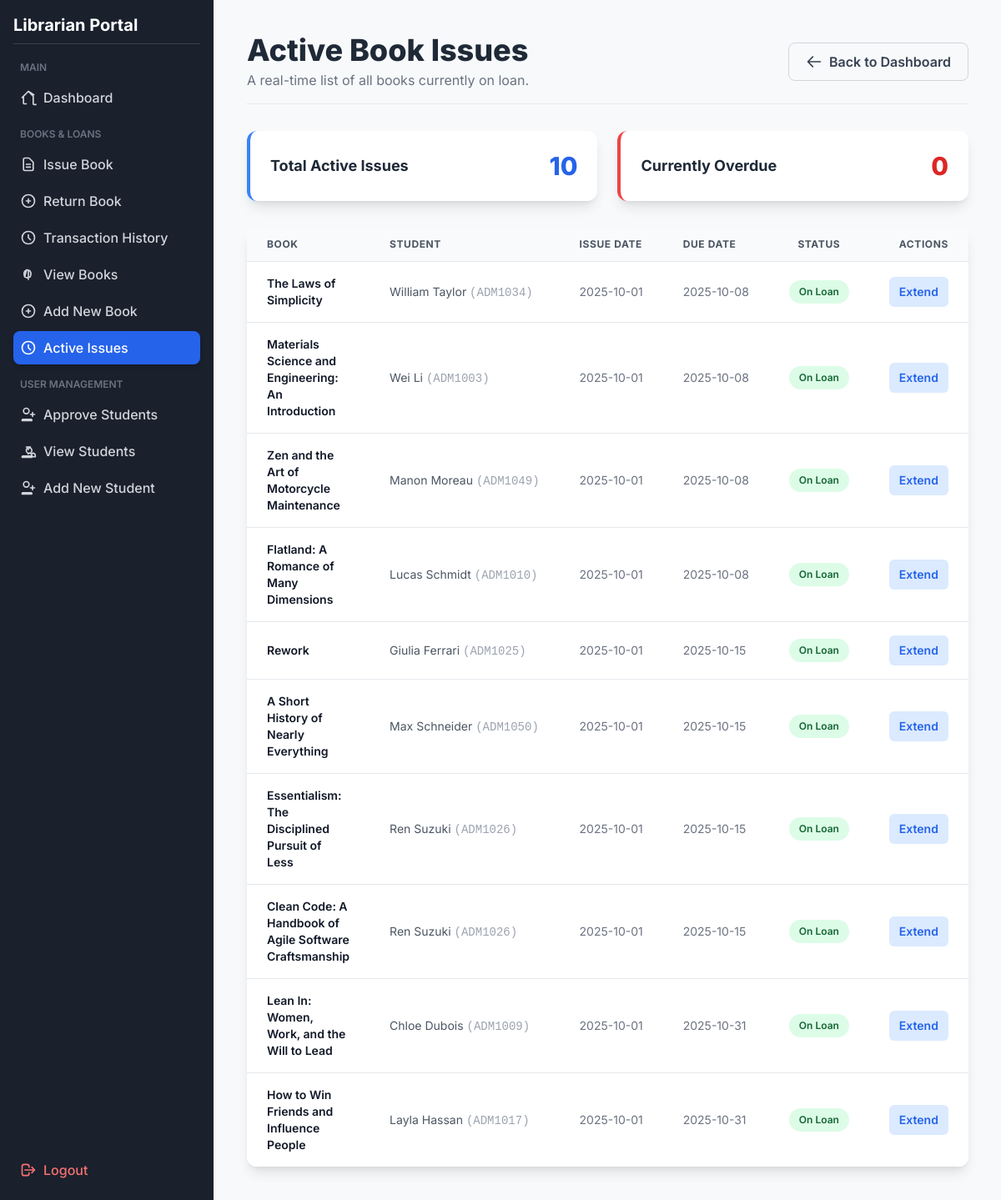
/active_issues (signed in), run on the app's committed database.
### tables this page shows
CREATE TABLE transactions (
                            id INTEGER PRIMARY KEY AUTOINCREMENT,
                            book_id INTEGER, 
                            student_id INTEGER, 
                            issue_date TEXT NOT NULL,
                            due_date TEXT NOT NULL,  
                            return_date TEXT,
                            FOREIGN KEY(book_id) REFERENCES books(id) ON DELETE SET NULL,
                            FOREIGN KEY(student_id) REFERENCES students(id) ON DELETE SET NULL
                        );

### app.py (the view)
@app.route("/active_issues")
@login_required
def active_issues():
    with get_connection() as conn:
        transactions = conn.execute("""SELECT t.id, t.student_id, t.issue_date, t.due_date,
                                           COALESCE(b.name, '[DELETED BOOK]') AS book_name,
                                           COALESCE(s.name, '[DELETED STUDENT]') AS student_name,
                                           COALESCE(s.admission_no, 'N/A') AS admission_no,
                                           COALESCE(s.batch, '-') AS batch
                                           FROM transactions t
                                           LEFT JOIN books b ON t.book_id = b.id
                                           LEFT JOIN students s ON t.student_id = s.id
                                           WHERE t.return_date IS NULL
                                           ORDER BY t.due_date ASC""").fetchall()
    today_str = date.today().strftime('%Y-%m-%d')
    transactions_list = []
    for t in transactions:
        t_dict = dict(t)
        t_dict['is_overdue'] = t_dict['due_date'] < today_str
        transactions_list.append(t_dict)
    return render_template("active_issues.html", transactions=transactions_list)

### app.py (called while the page is built)
def get_connection():
    return SQLiteContext(DB_NAME)

def login_required(f):
    @wraps(f)
    def decorated_function(*args, **kwargs):
        if not session.get('logged_in'):
            flash('Please log in to access this page.', 'danger')
            return redirect(url_for('login'))
        return f(*args, **kwargs)
    return decorated_function

@app.context_processor
def inject_pending_count():
    with get_connection() as conn:
        try:
            count = conn.execute("SELECT COUNT(id) FROM students_auth WHERE is_approved = 0").fetchone()[0]
            return dict(pending_count=count)
        except:
            return dict(pending_count=0)

    def __enter__(self):
        self.conn = sqlite3.connect(self.db_name)
        self.conn.row_factory = sqlite3.Row
        self.conn.execute('PRAGMA foreign_keys = ON;')
        return self.conn

    def __exit__(self, exc_type, exc_val, exc_tb):
        if exc_type is None and self.conn:
            self.conn.commit()
        if self.conn:
            self.conn.close()
        return False

### templates/active_issues.html (shortened to what this page needs)
<!DOCTYPE html>
<html lang="en">
<head>
    <script src="https://cdn.tailwindcss.com"></script>
</head>
<body class="min-h-screen">
    <div class="md:flex">
        <div class="sidebar w-full md:w-64 p-4 flex-shrink-0 md:flex md:flex-col md:h-screen md:sticky md:top-0">
            <div class="flex-grow">
                <h2 class="text-xl font-bold text-white mb-4 border-b border-gray-700 pb-2">Librarian Portal</h2>
                <nav class="flex flex-col space-y-1">
                    <span class="text-xs uppercase text-gray-500 px-2 pt-1 pb-1 font-semibold block">Main</span>
                    <a href="{{ url_for('index') }}" class="nav-link flex items-center p-2 rounded-lg text-gray-300 font-medium">
                        <svg class="w-5 h-5 mr-2" fill="none" stroke="currentColor" viewBox="0 0 24 24"><path stroke-linecap="round" stroke-linejoin="round" stroke-width="2" d="M3 12l2-2m0 0l7-7 7 7M5 10v10a1 1 0 001 1h3m10-10v10a1 1 0 001 1h3m-3-14L12 3l-7 7"></path></svg>
                        Dashboard
                    </a>
                    <span class="text-xs uppercase text-gray-500 px-2 pt-3 pb-1 font-semibold block">Books & Loans</span>
                    <a href="{{ url_for('issue_book') }}" class="nav-link flex items-center p-2 rounded-lg text-gray-300 font-medium">
                        <svg class="w-5 h-5 mr-2" fill="none" stroke="currentColor" viewBox="0 0 24 24"><path stroke-linecap="round" stroke-linejoin="round" stroke-width="2" d="M9 12h6m-6 4h6m2 5H7a2 2 0 01-2-2V5a2 2 0 012-2h5.586a1 1 0 01.707.293l5.414 5.414a1 1 0 01.293.707V19a2 2 0 01-2 2z"></path></svg>
                        Issue Book
                    </a>
                    <a href="{{ url_for('return_book') }}" class="nav-link flex items-center p-2 rounded-lg text-gray-300 font-medium">
                        <svg class="w-5 h-5 mr-2" fill="none" stroke="currentColor" viewBox="0 0 24 24"><path stroke-linecap="round" stroke-linejoin="round" stroke-width="2" d="M12 9v3m0 0v3m0-3h3m-3 0H9m12 0a9 9 0 11-18 0 9 9 0 0118 0z"></path></svg>
                        Return Book
                    </a>
                    <a href="{{ url_for('transaction_history') }}" class="nav-link flex items-center p-2 rounded-lg text-gray-300 font-medium">
                        <svg class="w-5 h-5 mr-2" fill="none" stroke="currentColor" viewBox="0 0 24 24"><path stroke-linecap="round" stroke-linejoin="round" stroke-width="2" d="M12 8v4l3 3m6-3a9 9 0 11-18 0 9 9 0 0118 0z"></path></svg>
                        Transaction History
                    </a>
                    <a href="{{ url_for('view_books') }}" class="nav-link flex items-center p-2 rounded-lg text-gray-300 font-medium">
                        View Books
                    </a>
                    <a href="{{ url_for('add_book') }}" class="nav-link flex items-center p-2 rounded-lg text-gray-300 font-medium">
                        <svg class="w-5 h-5 mr-2" fill="none" stroke="currentColor" viewBox="0 0 24 24"><path stroke-linecap="round" stroke-linejoin="round" stroke-width="2" d="M12 9v3m0 0v3m0-3h3m-3 0H9m12 0a9 9 0 11-18 0 9 9 0 0118 0z"></path></svg>
                        Add New Book
                    </a>
                    <a href="{{ url_for('active_issues') }}" class="nav-link-active flex items-center p-2 rounded-lg text-white bg-blue-600 font-medium shadow-md">
                        <svg class="w-5 h-5 mr-2" fill="none" stroke="currentColor" viewBox="0 0 24 24"><path stroke-linecap="round" stroke-linejoin="round" stroke-width="2" d="M12 8v4l3 3m6-3a9 9 0 11-18 0 9 9 0 0118 0z"></path></svg>
                        Active Issues
                    </a>
                    <span class="text-xs uppercase text-gray-500 px-2 pt-3 pb-1 font-semibold block">User Management</span>
                    <a href="{{ url_for('approve_students') }}" class="nav-link flex items-center p-2 rounded-lg text-gray-300 font-medium">
                         <svg class="w-5 h-5 mr-2" fill="none" stroke="currentColor" viewBox="0 0 24 24"><path stroke-linecap="round" stroke-linejoin="round" stroke-width="2" d="M18 9v3m0 0v3m0-3h3m-3 0h-3m-2-5a4 4 0 11-8 0 4 4 0 018 0zM3 20a1 1 0 011-1h12a1 1 0 011 1v1h-14v-1z"></path></svg>
                        <span>Approve Students</span>
                    </a>
                    <a href="{{ url_for('view_students') }}" class="nav-link flex items-center p-2 rounded-lg text-gray-300 font-medium">
                        <svg class="w-5 h-5 mr-2" fill="none" stroke="currentColor" viewBox="0 0 24 24"><path stroke-linecap="round" stroke-linejoin="round" stroke-width="2" d="M17 20h5v-2a3 3 0 00-5.356-1.857M17 20v-2a3 3 0 00-5.356-1.857M12 10V6M9 6h6m2 5a4 4 0 11-8 0 4 4 0 018 0zM3 20a1 1 0 011-1h12a1 1 0 011 1v1h-14v-1z"></path></svg>
                        View Students
                    </a>
                    <a href="{{ url_for('add_student') }}" class="nav-link flex items-center p-2 rounded-lg text-gray-300 font-medium">
                        <svg class="w-5 h-5 mr-2" fill="none" stroke="currentColor" viewBox="0 0 24 24"><path stroke-linecap="round" stroke-linejoin="round" stroke-width="2" d="M18 9v3m0 0v3m0-3h3m-3 0h-3m-2-5a4 4 0 11-8 0 4 4 0 018 0zM3 20a1 1 0 011-1h12a1 1 0 011 1v1h-14v-1z"></path></svg>
                        Add New Student
                    </a>
                </nav>
            </div>
            <div class="flex-shrink-0">
                <a href="{{ url_for('logout') }}" class="nav-link flex items-center p-2 rounded-lg text-red-400 font-medium">
                    <svg class="w-5 h-5 mr-2" fill="none" stroke="currentColor" viewBox="0 0 24 24"><path stroke-linecap="round" stroke-linejoin="round" stroke-width="2" d="M17 16l4-4m0 0l-4-4m4 4H7m6 4v1a3 3 0 01-3 3H6a3 3 0 01-3-3V7a3 3 0 013-3h4a3 3 0 013 3v1"></path></svg>
                    Logout
                </a>
            </div>
        </div>
        <main class="flex-grow p-10">
            <header class="mb-8 flex flex-col md:flex-row justify-between items-start md:items-center pb-4 border-b border-gray-200">
                <div>
                    <h1 class="text-4xl font-extrabold text-gray-800">Active Book Issues</h1>
                    <p class="text-gray-500 mt-1">A real-time list of all books currently on loan.</p>
                </div>
                 <a href="{{ url_for('index') }}" class="mt-4 md:mt-0 px-5 py-2.5 border border-gray-300 text-gray-700 font-semibold rounded-lg hover:bg-gray-50 transition duration-150 flex items-center">
                    <svg class="w-5 h-5 mr-2" fill="none" stroke="currentColor" viewBox="0 0 24 24"><path stroke-linecap="round" stroke-linejoin="round" stroke-width="2" d="M10 19l-7-7m0 0l7-7m-7 7h18"></path></svg>
                    Back to Dashboard
                </a>
            </header>
            <div class="grid grid-cols-1 md:grid-cols-2 gap-6 mb-8">
                <div class="card p-6 bg-white rounded-xl shadow-lg border-l-4 border-blue-500">
                    <div class="flex justify-between items-center">
                        <div class="text-lg font-bold text-gray-800">Total Active Issues</div>
                        <div class="text-3xl font-extrabold text-blue-600">{{ transactions|length }}</div>
                    </div>
                </div>
                <div class="card p-6 bg-white rounded-xl shadow-lg border-l-4 border-red-500">
                    <div class="flex justify-between items-center">
                        <div class="text-lg font-bold text-gray-800">Currently Overdue</div>
                        <div class="text-3xl font-extrabold text-red-600">{{ transactions|selectattr('is_overdue')|list|length }}</div>
                    </div>
                </div>
            </div>
            {% if transactions %}
                <div class="overflow-x-auto bg-white rounded-xl shadow-lg">
                    <table class="min-w-full divide-y divide-gray-200">
                        <thead class="bg-gray-50">
                            <tr>
                                <th class="px-6 py-3 text-left text-xs font-bold text-gray-600 uppercase tracking-wider">Book</th>
                                <th class="px-6 py-3 text-left text-xs font-bold text-gray-600 uppercase tracking-wider">Student</th>
                                <th class="px-6 py-3 text-left text-xs font-bold text-gray-600 uppercase tracking-wider">Issue Date</th>
                                <th class="px-6 py-3 text-left text-xs font-bold text-gray-600 uppercase tracking-wider">Due Date</th>
                                <th class="px-6 py-3 text-center text-xs font-bold text-gray-600 uppercase tracking-wider">Status</th>
                                <th class="px-6 py-3 text-right text-xs font-bold text-gray-600 uppercase tracking-wider">Actions</th>
                            </tr>
                        </thead>
                        <tbody class="bg-white divide-y divide-gray-200">
                            {% for t in transactions %}
                            <tr class="{{ 'bg-red-50 hover:bg-red-100' if t.is_overdue else 'hover:bg-gray-50' }} transition duration-150">
                                <td class="px-6 py-4 text-sm font-semibold text-gray-900">{{ t.book_name }}</td>
                                <td class="px-6 py-4 whitespace-nowrap text-sm text-gray-600">{{ t.student_name }} <span class="font-mono text-gray-400">({{ t.admission_no }})</span></td>
                                <td class="px-6 py-4 whitespace-nowrap text-sm text-gray-500">{{ t.issue_date }}</td>
                                <td class="px-6 py-4 whitespace-nowrap text-sm {{ 'font-bold text-red-700' if t.is_overdue else 'text-gray-500' }}">{{ t.due_date }}</td>
                                <td class="px-6 py-4 whitespace-nowrap text-center">
                                    {% if t.is_overdue %}
                                        <span class="px-3 py-1 inline-flex text-xs leading-5 font-semibold rounded-full bg-red-100 text-red-800">Overdue</span>
                                    {% else %}
                                        <span class="px-3 py-1 inline-flex text-xs leading-5 font-semibold rounded-full bg-green-100 text-green-800">On Loan</span>
                                    {% endif %}
                                </td>
                                <td class="px-6 py-4 whitespace-nowrap text-sm text-right">
                                    <button type="button" class="extend-btn px-3 py-2 text-sm font-semibold rounded-md text-blue-600 bg-blue-100 hover:bg-blue-200 transition"
                                        data-transaction-id="{{ t.id }}"
                                        data-book-name="{{ t.book_name }}"
                                        data-student-name="{{ t.student_name }}"
                                        data-current-due="{{ t.due_date }}">
                                        Extend
                                    </button>
                                </td>
                            </tr>
                            {% endfor %}
                        </tbody>
                    </table>
                </div>
            {% endif %}
        </main>
    </div>
</body>
</html>

### templates/active_issues.html (style rules this page uses)
body { font-family: 'Inter', sans-serif; background-color: #f7f9fb; }
.sidebar { background-color: #1a202c; }
.nav-link { transition: background-color 0.2s, color 0.2s; }
.nav-link:hover, .nav-link-active { background-color: #2d3748; }
.card { transition: transform 0.2s, box-shadow 0.2s; }

### data on the page
transactions: book_name "The Laws of Simplicity", student_name "William Taylor", admission_no "ADM1034", issue_date "2025-10-01", due_date "2025-10-08"
transactions: book_name "Materials Science and Engineering: An Introduction", student_name "Wei Li", admission_no "ADM1003", issue_date "2025-10-01", due_date "2025-10-08"
transactions: book_name "Zen and the Art of Motorcycle Maintenance", student_name "Manon Moreau", admission_no "ADM1049", issue_date "2025-10-01", due_date "2025-10-08"
transactions: book_name "Flatland: A Romance of Many Dimensions", student_name "Lucas Schmidt", admission_no "ADM1010", issue_date "2025-10-01", due_date "2025-10-08"
transactions: book_name "Rework", student_name "Giulia Ferrari", admission_no "ADM1025", issue_date "2025-10-01", due_date "2025-10-15"
transactions: book_name "A Short History of Nearly Everything", student_name "Max Schneider", admission_no "ADM1050", issue_date "2025-10-01", due_date "2025-10-15"
transactions: book_name "Essentialism: The Disciplined Pursuit of Less", student_name "Ren Suzuki", admission_no "ADM1026", issue_date "2025-10-01", due_date "2025-10-15"
transactions: book_name "Clean Code: A Handbook of Agile Software Craftsmanship", student_name "Ren Suzuki", admission_no "ADM1026", issue_date "2025-10-01", due_date "2025-10-15"
transactions: book_name "Lean In: Women, Work, and the Will to Lead", student_name "Chloe Dubois", admission_no "ADM1009", issue_date "2025-10-01", due_date "2025-10-31"
transactions: book_name "How to Win Friends and Influence People", student_name "Layla Hassan", admission_no "ADM1017", issue_date "2025-10-01", due_date "2025-10-31"

### other printed values
{{ transactions|length }} "10"
{{ transactions|selectattr('is_overdue')|list|length }} "0"
